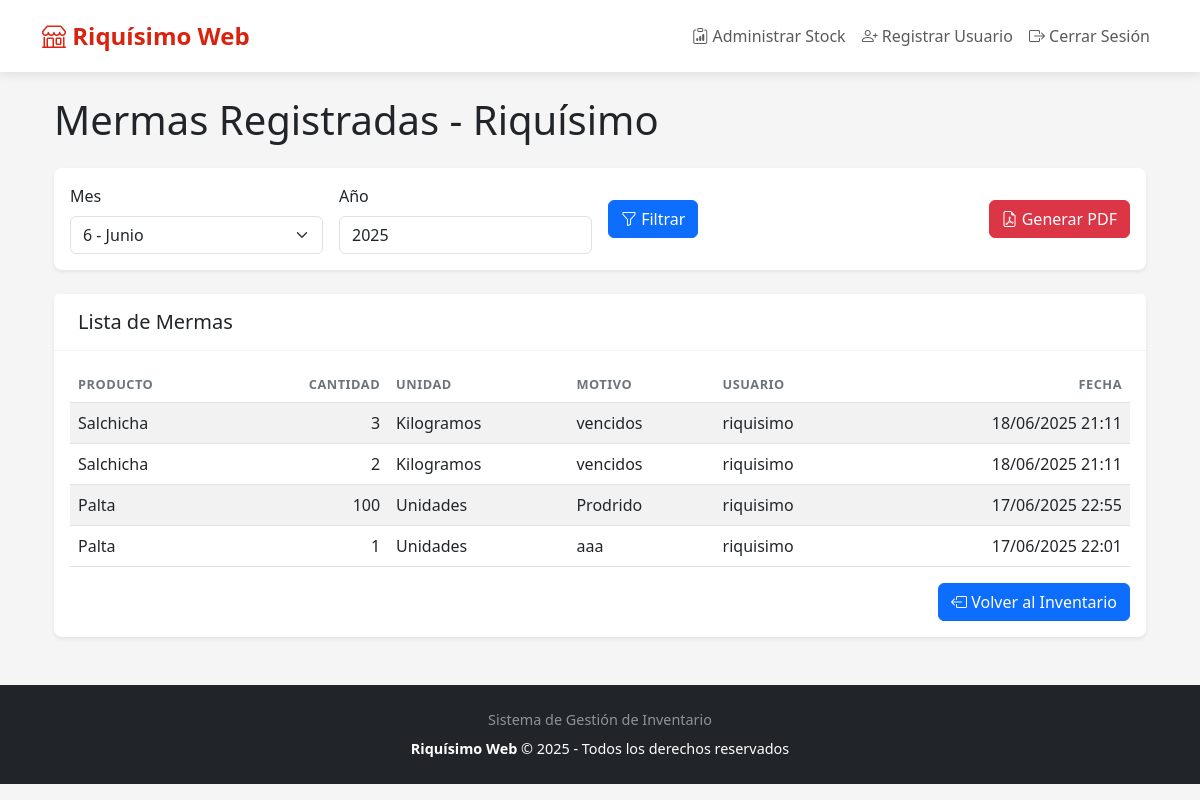
Page /inventario/mermas/ (signed in) on the committed database.
### inventario/models.py (models this page shows, shortened)
class Merma(models.Model):
    producto = models.ForeignKey(Producto, on_delete=models.CASCADE)
    cantidad = models.IntegerField(validators=[MinValueValidator(1)])
    motivo = models.TextField()
    fecha_registro = models.DateTimeField(auto_now_add=True)
    usuario = models.ForeignKey(User, on_delete=models.SET_NULL, null=True)

class Producto(models.Model):
    UNIDADES = [
        ('un', 'Unidades'),
        ('kg', 'Kilogramos'),
        ('lt', 'Litros'),
        ('lata', 'Latas'),
    ]
    nombre = models.CharField(max_length=100)
    cantidad = models.IntegerField(validators=[MinValueValidator(0)])
    unidad = models.CharField(max_length=10, choices=UNIDADES)
    fecha_actualizacion = models.DateTimeField(auto_now=True)

### inventario/views.py (the view)
# urls.py: path('mermas/', MermasPublicoView.as_view(), name='mermas_publico'),
class MermasPublicoView(ListView):
    model = Merma
    template_name = 'inventario/mermas_publico.html'
    context_object_name = 'mermas'
    paginate_by = 20
    def get_queryset(self):
        queryset = super().get_queryset().select_related('producto', 'usuario')
        mes = self.request.GET.get('mes')
        año = self.request.GET.get('año')
        if mes and año:
            queryset = queryset.filter(
                fecha_registro__month=mes,
                fecha_registro__year=año
            )
        return queryset.order_by('-fecha_registro')
    def get_context_data(self, **kwargs):
        context = super().get_context_data(**kwargs)
        context['mes_actual'] = datetime.now().month
        context['año_actual'] = datetime.now().year
        return context

### inventario/templates/inventario/mermas_publico.html (shortened to what this page needs)
{% extends "base.html" %}
{% load static %}
{% block content %}
<div class="container mt-4">
    {% if user.is_authenticated %}
        <h1 class="mb-4">Mermas Registradas - Riquísimo</h1>
        <div class="card mb-4 shadow-sm">
            <div class="card-body">
                <form method="get" class="row g-3 align-items-center">
                    <div class="col-md-3">
                        <label for="mes" class="form-label">Mes</label>
                        <select id="mes" name="mes" class="form-select">
    <option value="6" {% if 6 == mes_actual %}selected{% endif %}>6 - Junio</option>
</select>
                    </div>
                    <div class="col-md-3">
                        <label for="año" class="form-label">Año</label>
                        <input type="number" id="año" name="año" class="form-control"
                               value="{{ año_actual }}" min="2020" max="2030">
                    </div>
                    <div class="col-md-3 d-flex align-items-end">
                        <button type="submit" class="btn btn-primary">
                            <i class="bi bi-funnel"></i> Filtrar
                        </button>
                    </div>
                    <div class="col-md-3 d-flex align-items-end justify-content-end">
                        <a href="{% url 'inventario:reporte_mermas_pdf' %}?mes={{ request.GET.mes|default:mes_actual }}&año={{ request.GET.año|default:año_actual }}"
                           class="btn btn-danger">
                            <i class="bi bi-file-earmark-pdf"></i> Generar PDF
                        </a>
                    </div>
                </form>
            </div>
        </div>
        <div class="card shadow-sm">
            <div class="card-header">
                <h5 class="mb-0">Lista de Mermas</h5>
            </div>
            <div class="card-body">
                {% if mermas %}
                <div class="table-responsive">
                    <table class="table table-striped">
                        <thead>
                            <tr>
                                <th>Producto</th>
                                <th class="text-end">Cantidad</th>
                                <th>Unidad</th>
                                <th>Motivo</th>
                                <th>Usuario</th>
                                <th class="text-end">Fecha</th>
                            </tr>
                        </thead>
                        <tbody>
                            {% for merma in mermas %}
                            <tr>
                                <td>{{ merma.producto.nombre }}</td>
                                <td class="text-end">{{ merma.cantidad }}</td>
                                <td>{{ merma.producto.get_unidad_display }}</td>
                                <td>{{ merma.motivo }}</td>
                                <td>{{ merma.usuario.username|default:"N/A" }}</td>
                                <td class="text-end">{{ merma.fecha_registro|date:"d/m/Y H:i" }}</td>
                            </tr>
                            {% endfor %}
                        </tbody>
                    </table>
                </div>
                {% else %}
                <div class="alert alert-info text-center">
                    No hay mermas registradas para el período seleccionado
                </div>
                {% endif %}
                <div class="mt-3 text-end">
                    <a href="{% url 'inventario:stock_admin' %}" class="btn btn-primary">
                        <i class="bi bi-box-arrow-left"></i> Volver al Inventario
                    </a>
                </div>
            </div>
        </div>
    {% else %}
        <div class="alert alert-warning text-center" role="alert">
            <i class="bi bi-exclamation-circle"></i> Debes iniciar sesión para ver las mermas registradas.
            <a href="{% url 'login' %}?next={{ request.path }}" class="alert-link">Iniciar sesión</a>
        </div>
    {% endif %}
</div>
{% endblock %}

### inventario/templates/base.html (style rules this page uses)
:root { --color-riquisimo: #d9230f; --color-riquisimo-hover: #b51d0d; --color-light-bg: #f8f9fa; --color-dark-text: #212529; }
body { font-family: 'Segoe UI', Tahoma, Geneva, Verdana, sans-serif; color: var(--color-dark-text); background-color: #f5f5f5; }
.card { border: none; border-radius: 0.5rem; box-shadow: 0 2px 15px rgba(0, 0, 0, 0.05); transition: transform 0.2s, box-shadow 0.2s; margin-bottom: 1.5rem; }
.card-header { background-color: white; border-bottom: 1px solid rgba(0, 0, 0, 0.05); font-weight: 600; padding: 1rem 1.5rem; }
.table { margin-bottom: 0; }
.table thead th { border-bottom-width: 1px; font-weight: 600; text-transform: uppercase; font-size: 0.8rem; letter-spacing: 0.5px; color: #6c757d; }

### rows in the picture
Merma: producto.nombre "Salchicha", cantidad "3", producto.unidad "Kilogramos", motivo "vencidos", usuario.username "riquisimo", fecha_registro "18/06/2025 21:11"
Merma: producto.nombre "Salchicha", cantidad "2", producto.unidad "Kilogramos", motivo "vencidos", usuario.username "riquisimo", fecha_registro "18/06/2025 21:11"
Merma: producto.nombre "Palta", cantidad "100", producto.unidad "Unidades", motivo "Prodrido", usuario.username "riquisimo", fecha_registro "17/06/2025 22:55"
Merma: producto.nombre "Palta", cantidad "1", producto.unidad "Unidades", motivo "aaa", usuario.username "riquisimo", fecha_registro "17/06/2025 22:01"
